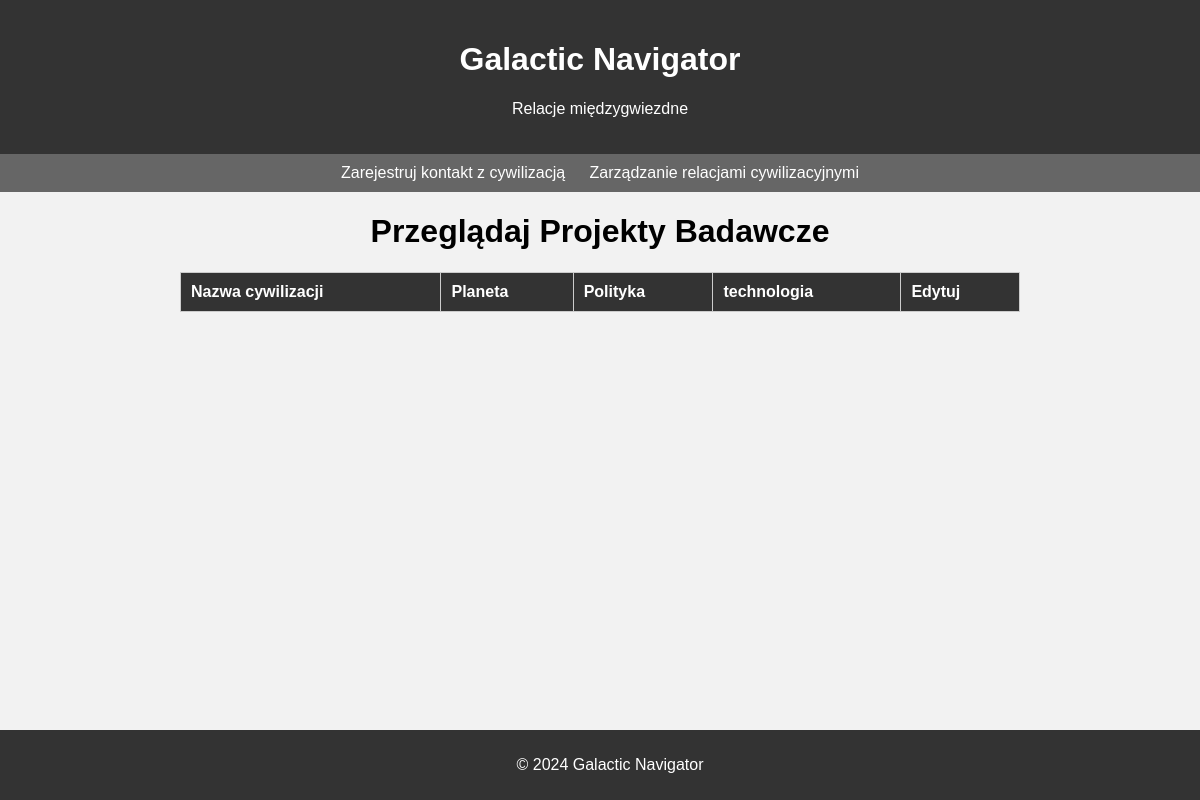
The page /manage_relations.php on the database as committed earlier.
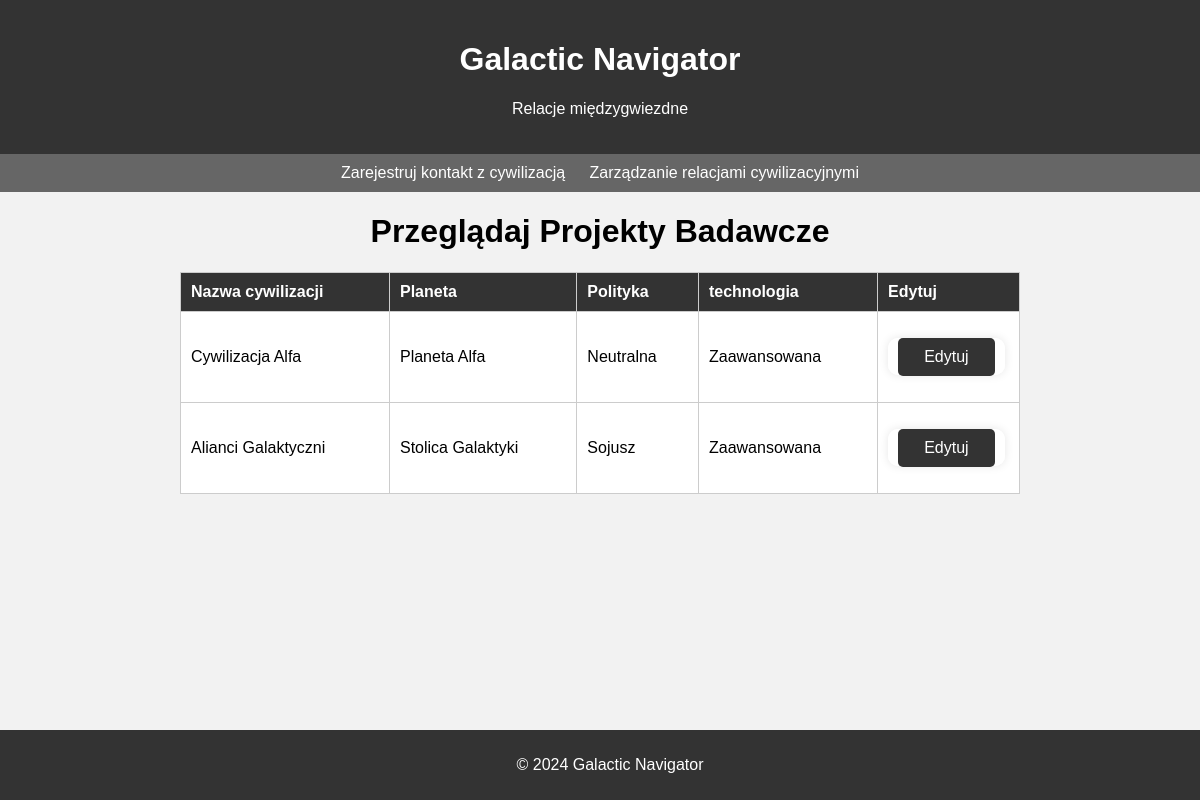
The same page on the database as committed later.
### tables this page shows
CREATE TABLE `kontakty_cywilizacyjne` (
  `id` int(11) NOT NULL,
  `cywilizacja` varchar(255) DEFAULT NULL,
  `kultura` text DEFAULT NULL,
  `technologia` text DEFAULT NULL,
  `polityka` text DEFAULT NULL,
  `interakcje` text DEFAULT NULL,
  `planeta` text NOT NULL
);

### manage_relations.php (the view, shortened to what this page needs)
<?php
require 'config.php';
?>
<!DOCTYPE html>
<html lang="en">
<head>
</head>
<body>
    <header>
        <h1>Galactic Navigator</h1>
        <p>Relacje międzygwiezdne</p>
    </header>
    <nav>
        <a href="report_contact.php">Zarejestruj kontakt z cywilizacją</a>
        <a href="manage_relations.php">Zarządzanie relacjami cywilizacyjnymi</a>
    </nav>
    <h1>Przeglądaj Projekty Badawcze</h1>
    <table>
        <tr>
            <th>Nazwa cywilizacji</th>
            <th>Planeta</th>
            <th>Polityka</th>
            <th>technologia</th>
            <th>Edytuj</th>
        </tr>
        <?php
        $sql = "SELECT id, cywilizacja, planeta, polityka, technologia FROM kontakty_cywilizacyjne";
        $stmt = $pdo->query($sql);
        $cywilizacje = $stmt->fetchAll();
        foreach ($cywilizacje as $a) {
            echo "<tr>";
            echo "<td>{$a['cywilizacja']}</td>";
            echo "<td>{$a['planeta']}</td>";
            echo "<td>{$a['polityka']}</td>";
            echo "<td>{$a['technologia']}</td>";
            echo "<td>
                <p><form action='edit_relations.php' method='post' style='display:inline;'>
                    <input type='hidden' name='id' value='{$a['id']}'>
                    <input type='submit' value='Edytuj'>
                </form></p>
            </td>";
            echo "</tr>";
        }
        ?>
    <footer>
        <p>&copy; 2024 Galactic Navigator</p>
    </footer>
</body>
</html>

Rows that differ between the two databases and show on the page:
added kontakty_cywilizacyjne: cywilizacja "Cywilizacja Alfa", planeta "Planeta Alfa", polityka "Neutralna", technologia "Zaawansowana"
added kontakty_cywilizacyjne: cywilizacja "Alianci Galaktyczni", planeta "Stolica Galaktyki", polityka "Sojusz", technologia "Zaawansowana"
